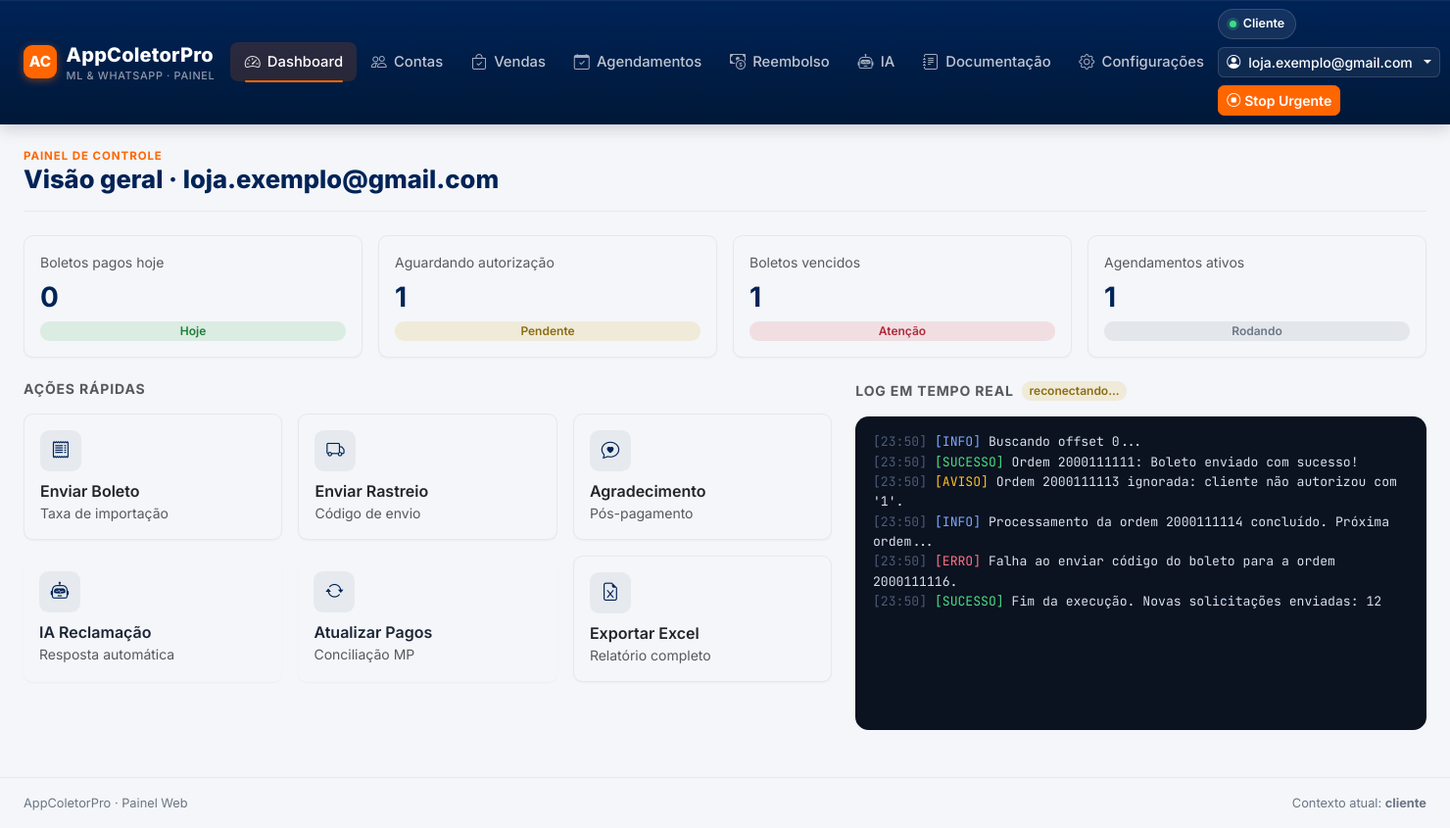
The page / on the database its author committed.
### tables this page shows
CREATE TABLE contas (
    id INTEGER PRIMARY KEY AUTOINCREMENT,
    email TEXT UNIQUE NOT NULL,
    nome_exibicao TEXT,
    ativo INTEGER NOT NULL DEFAULT 1,
    data_criacao TEXT NOT NULL
);

CREATE TABLE logs (
    id INTEGER PRIMARY KEY AUTOINCREMENT,
    conta_id INTEGER REFERENCES contas(id) ON DELETE CASCADE,
    nivel TEXT NOT NULL,              -- info / sucesso / aviso / erro
    mensagem TEXT NOT NULL,
    timestamp TEXT NOT NULL
);

### app/routes/dashboard.py (the view)
@bp.route("/")
def index():
    conn = get_connection()
    conta_id = session.get("conta_ativa_id")
    kpis = _calcular_kpis(conn, conta_id) if conta_id else []
    logs_rows = conn.execute(
        """SELECT nivel, mensagem, timestamp FROM logs
           WHERE conta_id = ? ORDER BY id DESC LIMIT 8""",
        (conta_id,),
    ).fetchall() if conta_id else []
    conn.close()
    logs = [
        {"hora": row["timestamp"].split(" ")[-1], "nivel": row["nivel"], "msg": row["mensagem"]}
        for row in reversed(logs_rows)
    ]
    return render_template(
        "dashboard/index.html",
        active_page="dashboard",
        kpis=kpis,
        acoes=_acoes_rapidas(),
        logs=logs,
    )

### app/db.py (called while the page is built)
def get_connection():
    conn = sqlite3.connect(DB_PATH)
    conn.row_factory = sqlite3.Row  # permite acessar colunas por nome: row["email"]
    conn.execute("PRAGMA foreign_keys = ON")
    return conn

### app/templates/dashboard/index.html (shortened to what this page needs)
{% extends "base.html" %}
{% block content %}
<div class="page-header">
  <div class="eyebrow">Painel de controle</div>
  <h1>Visão geral · {{ conta_ativa }}</h1>
</div>
<div class="row g-3 mb-4">
  {% for kpi in kpis %}
  <div class="col-6 col-lg-3">
    <div class="card p-3">
      <div class="text-muted small mb-1">{{ kpi.label }}</div>
      <div class="fs-3 fw-bold" style="color:var(--acp-navy)">{{ kpi.valor }}</div>
      <span class="badge badge-soft-{{ kpi.badge }} mt-1">{{ kpi.texto_badge }}</span>
    </div>
  </div>
  {% endfor %}
</div>
<div class="row g-4">
  <div class="col-lg-7">
    <h6 class="text-uppercase text-muted fw-bold small mb-3" style="letter-spacing:.06em">Ações rápidas</h6>
    <div class="row g-3">
      {% for acao in acoes %}
      <div class="col-6 col-md-4">
        {% if acao.url %}
        <a href="{{ acao.url }}" class="card card-acp-action p-3 h-100 text-start text-decoration-none d-block">
          <div class="icon-wrap mb-2"><i class="bi {{ acao.icone }}"></i></div>
          <div class="fw-semibold text-body">{{ acao.titulo }}</div>
          <div class="text-muted small">{{ acao.subtitulo }}</div>
        </a>
        {% else %}
        <form action="{{ acao.action_url or url_for('acoes.executar', nome_acao=acao.acao) }}" method="post" class="h-100 m-0">
          <button type="submit" class="card card-acp-action p-3 h-100 w-100 text-start border-0">
            <div class="icon-wrap mb-2"><i class="bi {{ acao.icone }}"></i></div>
            <div class="fw-semibold">{{ acao.titulo }}</div>
            <div class="text-muted small">{{ acao.subtitulo }}</div>
          </button>
        </form>
        {% endif %}
      </div>
      {% endfor %}
    </div>
  </div>
  <div class="col-lg-5">
    <div class="d-flex align-items-center gap-2 mb-3">
      <h6 class="text-uppercase text-muted fw-bold small mb-0" style="letter-spacing:.06em">Log em tempo real</h6>
      <span id="logLiveBadge" class="badge badge-soft-neutral">conectando...</span>
    </div>
    <div class="log-console" id="logConsole">
      {% for linha in logs %}
      <div>
        <span class="log-time">[{{ linha.hora }}]</span>
        <span class="log-{{ linha.nivel }}">[{{ linha.nivel|upper }}]</span>
        {{ linha.msg }}
      </div>
      {% endfor %}
    </div>
  </div>
</div>
{% endblock %}

### app/templates/base.html (shortened to what this page needs)
<!DOCTYPE html>
<html lang="pt-BR" data-bs-theme="light">
<head>
  <link href="https://cdn.jsdelivr.net/npm/bootstrap@5.3.3/dist/css/bootstrap.min.css" rel="stylesheet">
  <link href="https://cdn.jsdelivr.net/npm/bootstrap-icons@1.11.3/font/bootstrap-icons.css" rel="stylesheet">
  <link href="{{ url_for('static', filename='css/custom.css') }}" rel="stylesheet">
</head>
<body>
  <nav class="navbar navbar-expand-lg navbar-acp sticky-top">
    <div class="container-fluid px-3 px-lg-4">
      <a class="navbar-brand" href="{{ url_for('dashboard.index') }}">
        <span class="brand-mark">AC</span>
        <span class="brand-text">
          AppColetorPro
          <small>ML &amp; WhatsApp · Painel</small>
        </span>
      </a>
      <div class="collapse navbar-collapse" id="navMain">
        <ul class="navbar-nav me-auto mb-2 mb-lg-0">
          <li class="nav-item">
            <a class="nav-link {% if active_page == 'dashboard' %}active{% endif %}"
               href="{{ url_for('dashboard.index') }}">
              <i class="bi bi-speedometer2"></i> Dashboard
            </a>
          </li>
          <li class="nav-item">
            <a class="nav-link {% if active_page == 'contas' %}active{% endif %}"
               href="{{ url_for('contas.index') }}">
              <i class="bi bi-people"></i> Contas
            </a>
          </li>
          <li class="nav-item">
            <a class="nav-link {% if active_page == 'vendas' %}active{% endif %}"
               href="{{ url_for('vendas.index') }}">
              <i class="bi bi-bag-check"></i> Vendas
            </a>
          </li>
          <li class="nav-item">
            <a class="nav-link {% if active_page == 'agendamentos' %}active{% endif %}"
               href="{{ url_for('agendamentos.index') }}">
              <i class="bi bi-calendar-check"></i> Agendamentos
            </a>
          </li>
          <li class="nav-item">
            <a class="nav-link {% if active_page == 'reembolso' %}active{% endif %}"
               href="{{ url_for('reembolso.index') }}">
              <i class="bi bi-cash-coin"></i> Reembolso
            </a>
          </li>
          <li class="nav-item">
            <a class="nav-link {% if active_page == 'ia' %}active{% endif %}"
               href="{{ url_for('ia.index') }}">
              <i class="bi bi-robot"></i> IA
            </a>
          </li>
          <li class="nav-item">
            <a class="nav-link {% if active_page == 'documentacao' %}active{% endif %}"
               href="{{ url_for('documentacao.index') }}">
              <i class="bi bi-journal-text"></i> Documentação
            </a>
          </li>
          <li class="nav-item">
            <a class="nav-link {% if active_page == 'configuracoes' %}active{% endif %}"
               href="{{ url_for('configuracoes.index') }}">
              <i class="bi bi-gear"></i> Configurações
            </a>
          </li>
        </ul>
        <div class="d-flex align-items-center gap-2 flex-wrap">
          <span class="context-pill {% if machine_key == 'desenvolvedor' %}is-dev{% endif %}">
            <span class="dot"></span>
            {{ machine_key|default('cliente')|capitalize }}
          </span>
          <div class="dropdown account-switcher">
            <button class="btn btn-sm dropdown-toggle d-flex align-items-center gap-2"
                    type="button" data-bs-toggle="dropdown" aria-expanded="false">
              <i class="bi bi-person-circle"></i>
              <span>{{ conta_ativa|default('Selecionar conta') }}</span>
            </button>
          </div>
          <button class="btn btn-sm btn-acp-orange d-flex align-items-center gap-1" type="button"
                  data-bs-toggle="modal" data-bs-target="#modalStopUrgente">
            <i class="bi bi-stop-circle"></i> Stop Urgente
          </button>
        </div>
      </div>
    </div>
  </nav>
  <main class="container-fluid px-3 px-lg-4 py-4">
    {% block content %}{% endblock %}
  </main>
  <footer class="border-top py-3 mt-4">
    <div class="container-fluid px-3 px-lg-4 d-flex justify-content-between flex-wrap gap-2 footer-acp">
      <span>AppColetorPro · Painel Web</span>
      <span>Contexto atual: <strong>{{ machine_key|default('cliente') }}</strong></span>
    </div>
  </footer>
</body>
</html>

### rows shown on the page
contas: email "loja.exemplo@gmail.com"
logs: hora "23:50", nivel "INFO", msg "Buscando offset 0..."
logs: hora "23:50", nivel "SUCESSO", msg "Ordem 2000111111: Boleto enviado com sucesso!"
logs: hora "23:50", nivel "AVISO", msg "Ordem 2000111113 ignorada: cliente não autorizou com '1'."
logs: hora "23:50", nivel "INFO", msg "Processamento da ordem 2000111114 concluído. Próxima ordem..."
logs: hora "23:50", nivel "ERRO", msg "Falha ao enviar código do boleto para a ordem 2000111116."
logs: hora "23:50", nivel "SUCESSO", msg "Fim da execução. Novas solicitações enviadas: 12"

### other values the page prints
{{ machine_key|default('cliente')|capitalize }} "Cliente"
{{ kpi.label }} "Boletos pagos hoje" "Aguardando autorização" "Boletos vencidos" "Agendamentos ativos"
{{ kpi.valor }} "0" "1" "1" "1"
{{ kpi.texto_badge }} "Hoje" "Pendente" "Atenção" "Rodando"
{{ acao.titulo }} "Enviar Boleto" "Enviar Rastreio" "Agradecimento" "Exportar Excel"
{{ acao.subtitulo }} "Taxa de importação" "Código de envio" "Pós-pagamento" "Relatório completo"
{{ acao.titulo }} "IA Reclamação" "Atualizar Pagos"
{{ acao.subtitulo }} "Resposta automática" "Conciliação MP"
{{ machine_key|default('cliente') }} "cliente"
